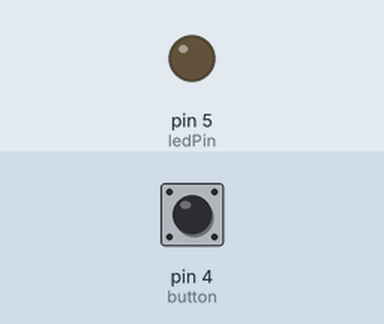
Recording of a sketch running on a simulated Arduino Uno, built with avr-gcc and run on an emulated ATmega328P. Shown: output pins drawn as LEDs (lit = HIGH). The test bench sets the inputs (shaded band); at power-on: pin 4 (button) LOW.

Above: at 1.2 s.
1.3 s: pin 4 (button) pulled HIGH for 0.15 s
At 1.37 s:
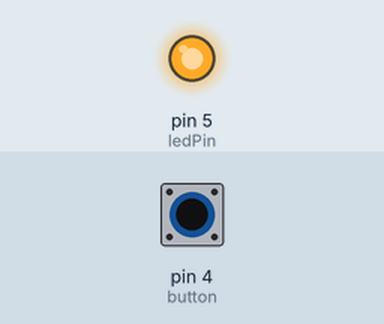
2.9 s: pin 4 (button) pulled HIGH for 3.2 s
At 7.1 s:
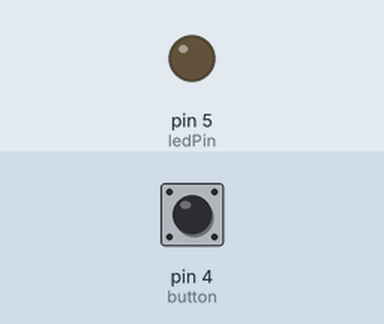
Timing chart, 0 to 8.6 s (numbered marks = the images above; inputs shaded):
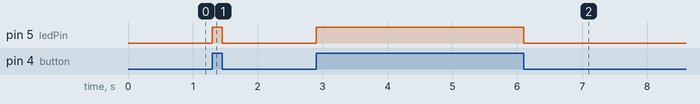

The sketch:

Push_Switch.ino
```cpp
int ledPin = 5; // D1 (gpio5)
int button = 4; // D2 (gpio4)
int buttonState=0;

void setup() {
 pinMode(ledPin, OUTPUT);
 pinMode(button, INPUT);
}
void loop() {
 buttonState=digitalRead(button); // put your main code here, to run repeatedly:
 if (buttonState == 1)
 {
 digitalWrite(ledPin, HIGH);
 //delay(200);
 }
 if (buttonState==0)
 {
 digitalWrite(ledPin, LOW);
 //delay(200);
 }
}
```

Measured:
- after the input at 1.3 s, pin 5 (ledPin): LOW → HIGH at once, → LOW 0.15 s later
- after the input at 2.9 s, pin 5 (ledPin): LOW → HIGH at once, → LOW 3.2 s later
